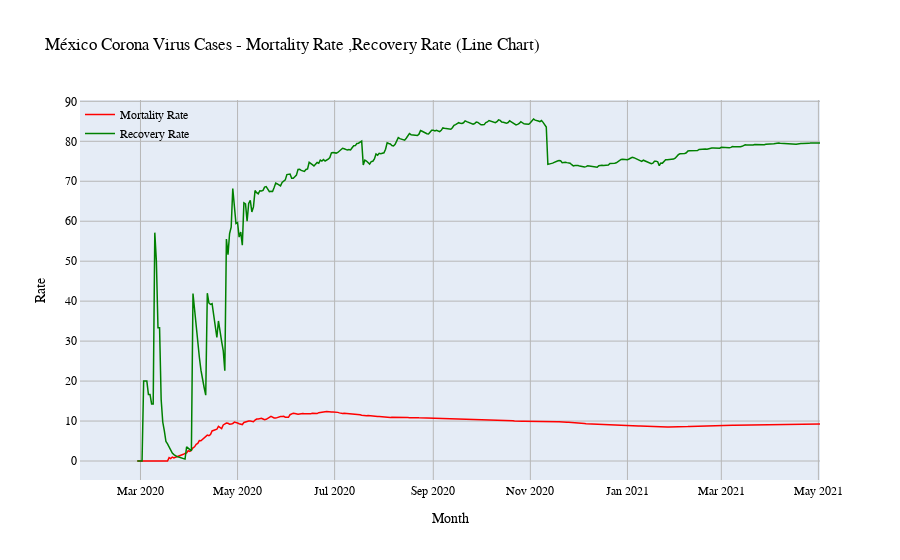
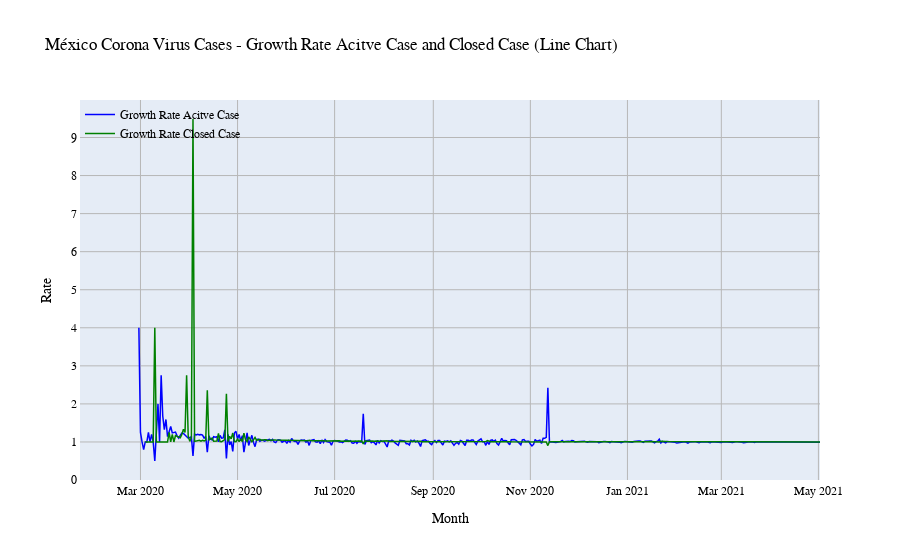

The cell these charts' notebook holds for them, in order:
### Code cell
# Volicidad de casos en México (rates)

plot_country_mor_rec_rate(mexico_rate, 'México')
plot_country_growth_rate(mexico_rate, 'México')

### Figure 1 — Plotly figure (JSON) as saved in the notebook; plotly's stock layout.template omitted (floating-point values rounded to 4 significant figures; data arrays with more than 128 entries replaced by an {"elided": "..."} marker saying what was removed)
{"data": [{"line": {"color": "red", "width": 1.5}, "mode": "lines", "name": "Mortality Rate", "type": "scatter", "x": {"elided": "431 str values"}, "y": {"elided": "431 float values"}}, {"line": {"color": "green", "width": 1.5}, "mode": "lines", "name": "Recovery Rate", "type": "scatter", "x": {"elided": "431 str values"}, "y": {"elided": "431 float values"}}], "layout": {"font": {"color": "rgb(0,0,0)", "family": "Courier New, monospace", "size": 12}, "legend": {"bgcolor": "rgba(255, 255, 255, 0)", "bordercolor": "rgba(255, 255, 255, 0)", "x": 0, "y": 1}, "title": {"text": "México Corona Virus Cases - Mortality Rate ,Recovery Rate (Line Chart)"}, "xaxis": {"gridcolor": "rgb(183,183,183)", "showline": true, "title": {"text": "Month"}, "zeroline": false}, "yaxis": {"gridcolor": "rgb(183,183,183)", "showline": true, "title": {"text": "Rate"}, "zeroline": false}}}

### Figure 2 — Plotly figure (JSON) as saved in the notebook; plotly's stock layout.template omitted (floating-point values rounded to 4 significant figures; data arrays with more than 128 entries replaced by an {"elided": "..."} marker saying what was removed)
{"data": [{"line": {"color": "blue", "width": 1.5}, "mode": "lines", "name": "Growth Rate Acitve Case", "type": "scatter", "x": {"elided": "431 str values"}, "y": {"elided": "431 float values"}}, {"line": {"color": "green", "width": 1.5}, "mode": "lines", "name": "Growth Rate Closed Case", "type": "scatter", "x": {"elided": "431 str values"}, "y": {"elided": "431 float values"}}], "layout": {"font": {"color": "rgb(0,0,0)", "family": "Courier New, monospace", "size": 12}, "legend": {"bgcolor": "rgba(255, 255, 255, 0)", "bordercolor": "rgba(255, 255, 255, 0)", "x": 0, "y": 1}, "title": {"text": "México Corona Virus Cases - Growth Rate Acitve Case and Closed Case (Line Chart)"}, "xaxis": {"gridcolor": "rgb(183,183,183)", "showline": true, "title": {"text": "Month"}, "zeroline": false}, "yaxis": {"gridcolor": "rgb(183,183,183)", "showline": true, "title": {"text": "Rate"}, "zeroline": false}}}
